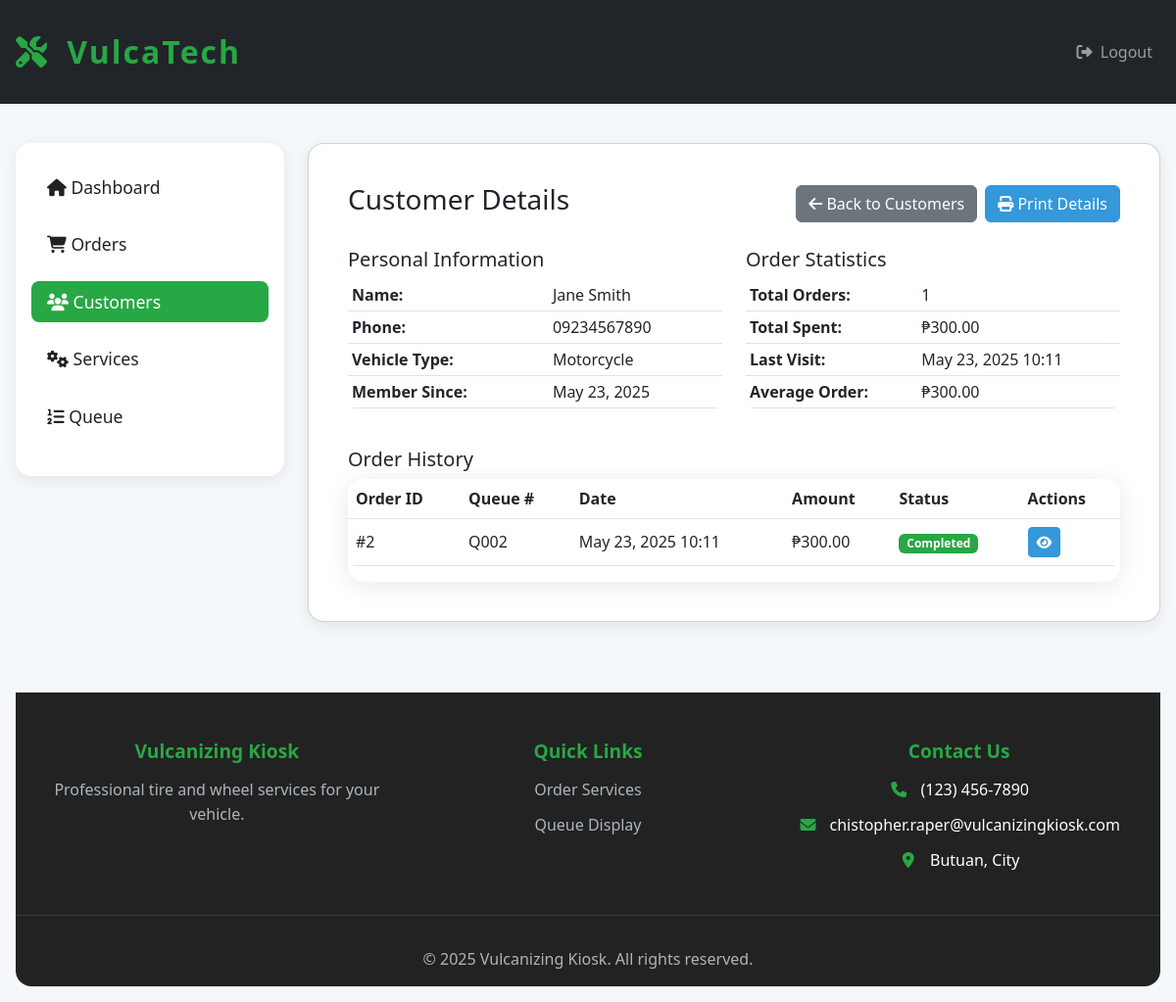
/admin/view_customer.php?id=2 (signed in), run on the app's committed database.
### tables this page shows
CREATE TABLE IF NOT EXISTS customers (
    id INT PRIMARY KEY AUTO_INCREMENT,
    name VARCHAR(100) NOT NULL,
    phone VARCHAR(20) NOT NULL,
    vehicle_type ENUM('Car', 'Motorcycle', 'Truck') NOT NULL,
    created_at TIMESTAMP DEFAULT CURRENT_TIMESTAMP
);

CREATE TABLE IF NOT EXISTS queue_status (
    id INT PRIMARY KEY AUTO_INCREMENT,
    order_id INT NOT NULL,
    queue_number VARCHAR(10) NOT NULL,
    status ENUM('pending', 'processing', 'completed') DEFAULT 'pending',
    created_at TIMESTAMP DEFAULT CURRENT_TIMESTAMP,
    FOREIGN KEY (order_id) REFERENCES orders(id)
);

CREATE TABLE IF NOT EXISTS orders (
    id INT PRIMARY KEY AUTO_INCREMENT,
    customer_id INT NOT NULL,
    total_amount DECIMAL(10,2) NOT NULL,
    status ENUM('pending', 'processing', 'completed') DEFAULT 'pending',
    created_at TIMESTAMP DEFAULT CURRENT_TIMESTAMP,
    FOREIGN KEY (customer_id) REFERENCES customers(id)
);

### admin/view_customer.php (the view, shortened to what this page needs)
<?php
require_once '../includes/header.php';
$database = new Database();
$conn = $database->getConnection();
$customer_id = $_GET['id'] ?? null;
$stmt = $conn->prepare("
    SELECT c.*,
           COUNT(o.id) as total_orders,
           SUM(o.total_amount) as total_spent,
           MAX(o.created_at) as last_visit
    FROM customers c
    LEFT JOIN orders o ON c.id = o.customer_id
    WHERE c.id = ?
    GROUP BY c.id
");
$stmt->bind_param("i", $customer_id);
$stmt->execute();
$customer = $stmt->get_result()->fetch_assoc();
$stmt = $conn->prepare("
    SELECT o.*, qs.queue_number
    FROM orders o
    LEFT JOIN queue_status qs ON o.id = qs.order_id
    WHERE o.customer_id = ?
    ORDER BY o.created_at DESC
");
$stmt->bind_param("i", $customer_id);
$stmt->execute();
$orders = $stmt->get_result();
?>
<div class="row">
    <div class="col-lg-3">
        <div class="sidebar">
            <div class="nav flex-column">
                <a class="nav-link" href="dashboard.php">
                    <i class="fas fa-home"></i> Dashboard
                </a>
                <a class="nav-link" href="orders.php">
                    <i class="fas fa-shopping-cart"></i> Orders
                </a>
                <a class="nav-link active" href="customers.php">
                    <i class="fas fa-users"></i> Customers
                </a>
                <a class="nav-link" href="services.php">
                    <i class="fas fa-cogs"></i> Services
                </a>
                <a class="nav-link" href="queue.php">
                    <i class="fas fa-list-ol"></i> Queue
                </a>
            </div>
        </div>
    </div>
    <div class="col-lg-9">
        <div class="card">
            <div class="card-body">
                <div class="d-flex justify-content-between align-items-center mb-4">
                    <h3 class="card-title">Customer Details</h3>
                    <div class="d-flex gap-2">
                        <a href="customers.php" class="btn btn-secondary">
                            <i class="fas fa-arrow-left"></i> Back to Customers
                        </a>
                        <button type="button" class="btn btn-primary" onclick="printCustomer()">
                            <i class="fas fa-print"></i> Print Details
                        </button>
                    </div>
                </div>
                <div class="row mb-4">
                    <div class="col-md-6">
                        <h5>Personal Information</h5>
                        <table class="table table-sm">
                            <tr>
                                <th>Name:</th>
                                <td><?= htmlspecialchars($customer['name']) ?></td>
                            </tr>
                            <tr>
                                <th>Phone:</th>
                                <td><?= htmlspecialchars($customer['phone']) ?></td>
                            </tr>
                            <tr>
                                <th>Vehicle Type:</th>
                                <td><?= htmlspecialchars($customer['vehicle_type']) ?></td>
                            </tr>
                            <tr>
                                <th>Member Since:</th>
                                <td><?= date('M d, Y', strtotime($customer['created_at'])) ?></td>
                            </tr>
                        </table>
                    </div>
                    <div class="col-md-6">
                        <h5>Order Statistics</h5>
                        <table class="table table-sm">
                            <tr>
                                <th>Total Orders:</th>
                                <td><?= $customer['total_orders'] ?></td>
                            </tr>
                            <tr>
                                <th>Total Spent:</th>
                                <td>₱<?= number_format($customer['total_spent'] ?? 0, 2) ?></td>
                            </tr>
                            <tr>
                                <th>Last Visit:</th>
                                <td><?= $customer['last_visit'] ? date('M d, Y H:i', strtotime($customer['last_visit'])) : 'N/A' ?></td>
                            </tr>
                            <tr>
                                <th>Average Order:</th>
                                <td>₱<?= $customer['total_orders'] > 0 ?
                                    number_format(($customer['total_spent'] ?? 0) / $customer['total_orders'], 2) : '0.00' ?></td>
                            </tr>
                        </table>
                    </div>
                </div>
                <h5>Order History</h5>
                <div class="table-responsive">
                    <table class="table">
                        <thead>
                            <tr>
                                <th>Order ID</th>
                                <th>Queue #</th>
                                <th>Date</th>
                                <th>Amount</th>
                                <th>Status</th>
                                <th>Actions</th>
                            </tr>
                        </thead>
                        <tbody>
                            <?php while ($order = $orders->fetch_assoc()): ?>
                            <tr>
                                <td>#<?= $order['id'] ?></td>
                                <td><?= $order['queue_number'] ?? 'N/A' ?></td>
                                <td><?= date('M d, Y H:i', strtotime($order['created_at'])) ?></td>
                                <td>₱<?= number_format($order['total_amount'], 2) ?></td>
                                <td>
                                    <span class="badge bg-<?= $order['status'] === 'completed' ? 'success' :
                                        ($order['status'] === 'pending' ? 'warning' : 'primary') ?>">
                                        <?= ucfirst($order['status']) ?>
                                    </span>
                                </td>
                                <td>
                                    <a href="view_order.php?id=<?= $order['id'] ?>" class="btn btn-sm btn-primary">
                                        <i class="fas fa-eye"></i>
                                    </a>
                                </td>
                            </tr>
                            <?php endwhile; ?>
                        </tbody>
                    </table>
                </div>
            </div>
        </div>
    </div>
</div>
<?php require_once '../includes/footer.php'; ?>

### assets/css/style.css (style rules this page uses)
:root { --primary-color: #2c3e50; --secondary-color: #34495e; --accent-color: #3498db; --success-color: #2ecc71; --warning-color: #f1c40f; --danger-color: #e74c3c; }
body { font-family: 'Segoe UI', system-ui, -apple-system, sans-serif; background-color: #f8f9fa; }
.btn-primary { background-color: var(--accent-color); border-color: var(--accent-color); }

### assets/css/vulcanizing-theme.css (style rules this page uses)
:root { --primary: #28a745; --primary-dark: #218838; --accent: #ffc107; --pending: #007bff; --completed: #28a745; --processing: #ffc107; --danger: #dc3545; --bg-dark: #222; --bg-light: #f4f8fb; --card-bg: #fff; --shadow: 0 4px 16px rgba(0,0,0,0.08); --radius: 1rem; --tire-black: #181818; --tire-gray: #333; --tire-yellow: #ffd600; }
body { background: var(--bg-light); font-family: 'Segoe UI', Arial, sans-serif; }
.card, .service-card, .queue-section { background: var(--card-bg); border-radius: var(--radius); box-shadow: var(--shadow); padding: 1.5rem; margin-bottom: 1.5rem; }
.cart-sidebar, .sidebar { background: var(--card-bg); border-radius: var(--radius); box-shadow: var(--shadow); padding: 1.5rem 1rem; }
.sidebar .nav-link { color: #222; margin-bottom: 1rem; font-size: 1.1rem; border-radius: 0.5rem; transition: background 0.2s, color 0.2s; }
.sidebar .nav-link.active, .sidebar .nav-link:hover { background: var(--primary); color: #fff; }
.row { display: flex; flex-wrap: wrap; margin-left: -0.75rem; margin-right: -0.75rem; }
[class^="col-"], [class*=" col-"] { padding-left: 0.75rem; padding-right: 0.75rem; box-sizing: border-box; }
.table { background: url('/vulcanizing_kiosk/assets/img/tire-texture.png') repeat, var(--card-bg); border-radius: 0.5rem; overflow: hidden; }
.table td, .table th { vertical-align: middle; }
.badge.bg-success, .badge.bg-completed { background: var(--completed) !important; color: #fff; }
.table-responsive { box-shadow: 0 4px 24px rgba(40,40,40,0.10); border-radius: 1rem; background: var(--card-bg); }

### data on the page
customers: name "Jane Smith", phone "09234567890", vehicle_type "Motorcycle", created_at "May 23, 2025"
queue_status: order "2", queue_number "Q002", order.created_at "May 23, 2025 10:11", order.total_amount "300.00", order.status "Completed"

### other printed values
$customer['total_orders'] "1"
$customer['total_spent'] "300.00"
date('M d, Y H:i', strtotime($customer['last_visit'])) "May 23, 2025 10:11"
